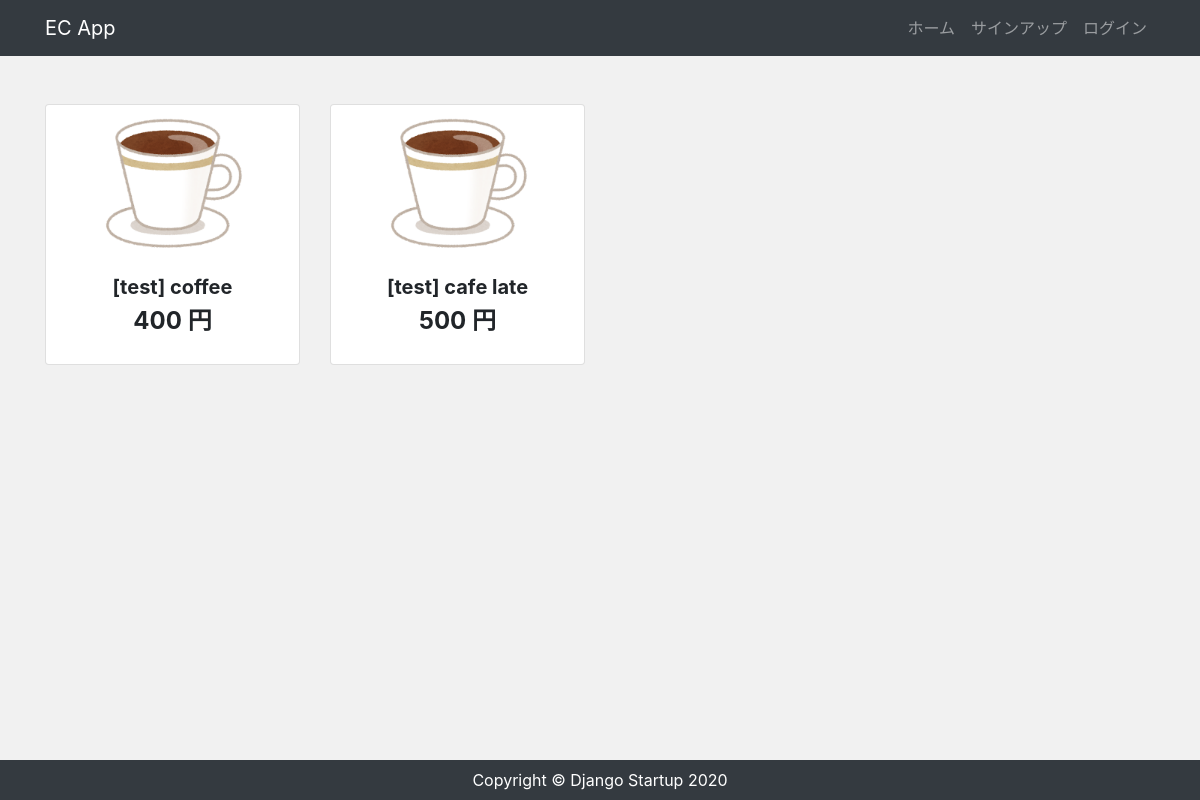
The page / on the database its author committed.
### app/models.py (models this page shows, shortened)
class Item(models.Model):
  title = models.CharField(max_length=100)
  price = models.IntegerField()
  categroy = models.CharField(max_length=100)
  slug = models.SlugField()
  description = models.TextField()
  image = models.ImageField(upload_to='images')
  created = models.DateField('作成日', default=timezone.now)

### app/views.py (the view)
# urls.py: path('', views.IndexView.as_view(), name='index'),
class IndexView(View):
  def get(self, request, *args, **kwargs):
    item_data = Item.objects.all()
    return render(request, 'app/index.html', {
      'item_data': item_data
    })

### app/templates/app/index.html (shortened to what this page needs)
{% extends 'app/base.html' %}
{% block content %}
  <div class="text-center my-5">
    <div class="row">
      {% for item in item_data %}
        <div class="col-lg-3 col-md-6">
          <div class="card img-thumbnail itemlist mb-3">
            <img src="{{ item.image.url }}" alt="card-image" class="card-img-top card-thum">
            <div class="card-body text-center px-2 py-3">
              <h5 class="font-weight-bold">{{ item.title }}</h5>
              <h4 class="font-weight-bold">{{ item.price }} 円</h4>
            </div>
          </div>
        </div>
      {% endfor %}
    </div>
  </div>
{% endblock %}

### app/static/css/style.css (style rules this page uses)
* { margin: 0; padding: 0; box-sizing: border-box; }
body { background: #f1f1f1; display: flex; flex-flow: column; min-height: 100vh; }
.itemlist img { height: 150px; object-fit: contain; }

### rows shown on the page
Item: image (picture), title "[test] coffee", price "400"
Item: image (picture), title "[test] cafe late", price "500"
